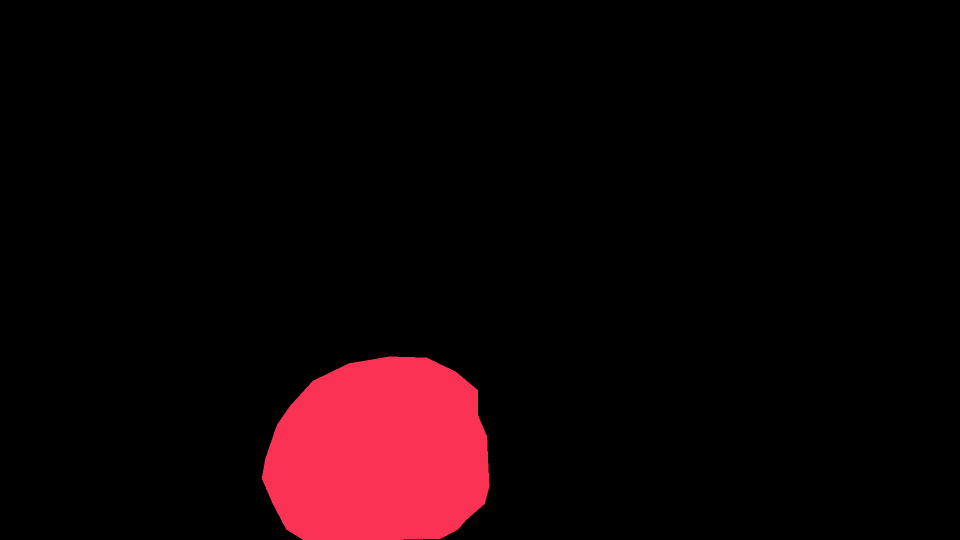
#> input picture jupyter testing/test_y.png, 1920 x 1080 px, given as the content of the folder ../../data, which was not available (shown at 1/2 size)
$ jupyter execute --allow-errors main.ipynb
#> lines starting #> are read from the running program, lines starting #| are printed output that depends on the picture; after the words box and inside, x2 and y2 are one past the last pixel; in counts of white or black regions, pixels touching at a corner belong together; pictures that were not available may be replaced by others from this repository, and a replacement may not be noted
[cell 1]
import matplotlib.pyplot as plt
import pandas as pd
import numpy as np
import os
import cv2 as cv
# Изменять размер картинок до загрузки
from skimage.transform import resize
import skimage.io as io

from sklearn.preprocessing import MinMaxScaler
from sklearn.model_selection import train_test_split
import tensorflow as tf
from tensorflow import keras
from keras.layers import Input, Dense, Flatten, SimpleRNN, LSTM, GRU, Conv2D, MaxPool2D
from keras.models import Sequential, Model

from keras import backend
from keras import metrics
from keras import preprocessing
from keras.callbacks import ModelCheckpoint, EarlyStopping
from sklearn.metrics import mean_squared_error, mean_absolute_error, r2_score

import pickle
from keras.applications.vgg16 import VGG16

[cell 2]
data_dir = os.path.join(os.pardir, os.pardir,'data')

#Resizing images is optional, CNNs are ok with large images
SIZE_X = 256 #Resize images (height  = X, width = Y)
SIZE_Y = 512

x = []
y = []
y_binary = []
shape = (SIZE_X,SIZE_Y)#решейп это кто

for fullpath, dirs, files in os.walk(data_dir):
    if len(dirs) == 0:
        dirname = fullpath.split(os.path.sep)[-1]
        if dirname == 'open_img':
            for file in files:
                image = io.imread(os.path.join(fullpath,file))
                image = resize(image, shape)
                x.append(image)
        else:
            for file in files:
                image = io.imread(os.path.join(fullpath, file))
#> image is the input picture: shape (1080, 1920, 3); mean R, G, B 16.6, 3.3, 5.5
                image = resize(image, shape)
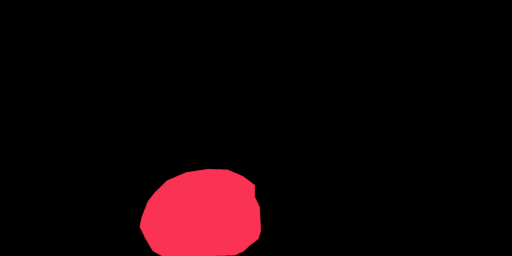
#> image: shape (256, 512, 3) float64; mean R, G, B 0.0652, 0.013, 0.0217
                img_bin = cv.cvtColor(image.astype('float32'), cv.COLOR_RGB2GRAY)
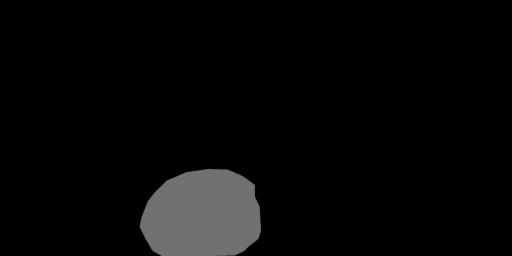
#> img_bin: shape (256, 512) float32; min 0, max 0.445, mean 0.0296
                ret, img_bin = cv.threshold(img_bin,0,255,cv.THRESH_BINARY)
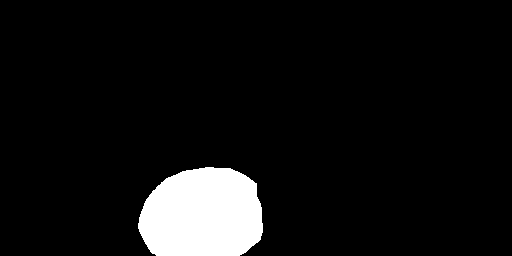
#> img_bin: shape (256, 512) float32; 7.1% white; 1 white region, box (x1, y1, x2, y2) and area: (138, 167, 263, 256) 9299
                y.append(image)
                y_binary.append(img_bin)

x = np.array(x)
y = np.array(y)
plt.imshow(y_binary[0])
y_binary = np.array(y_binary)

#x = x[:100]
#y = y[:100]

[cell 3]
y_binary.shape
#> Out = (1, 256, 512)

[cell 4]
plt.imshow(y_binary[0], cmap='gray')

#> (a cell that did not finish here is left out)

[cell 6]
#Use customary x_train and y_train variables
X_train = x
y_train = y_binary
y_train = np.expand_dims(y_train, axis=3) #May not be necessary.. leftover from previous code


#Load VGG16 model wothout classifier/fully connected layers
#Load imagenet weights that we are going to use as feature generators
#> (the rest of this cell did not finish here and is left out)

#> (a cell that did not finish here is left out)

#> (a cell that did not finish here is left out)

#> (a cell that did not finish here is left out)

#> (a cell that did not finish here is left out)

#> (a cell that did not finish here is left out)

#> (a cell that did not finish here is left out)

#> (a cell that did not finish here is left out)

#> (a cell that did not finish here is left out)

[cell 15]
#Test on a different image
#READ EXTERNAL IMAGE...
test_img = cv.imread(r"test_x.jpg", cv.IMREAD_COLOR)
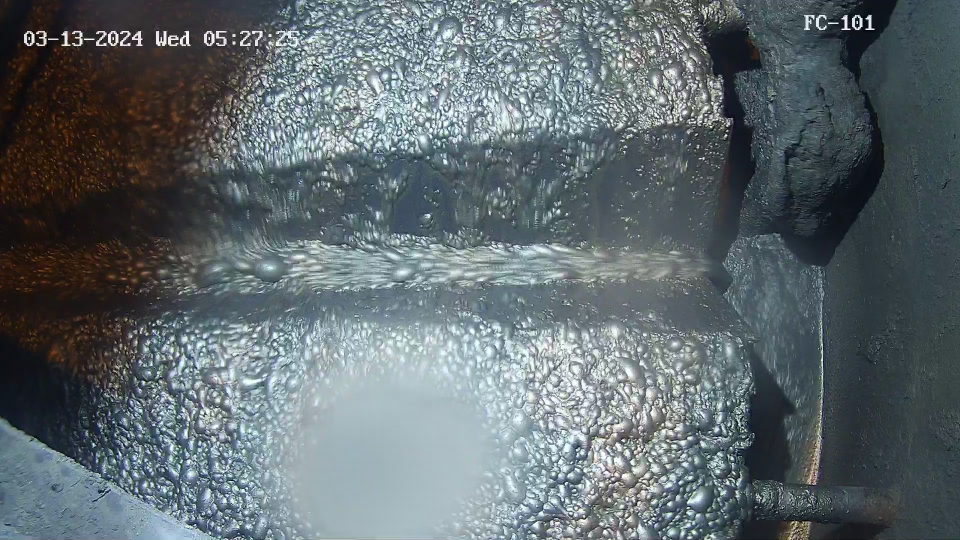
#> input picture jupyter testing/test_x.jpg, 1920 x 1080 px (shown at 1/2 size)
#> test_img is the input picture: shape (1080, 1920, 3); mean B, G, R 110.2, 106, 95.7
test_img = cv.resize(test_img, (SIZE_Y, SIZE_X))
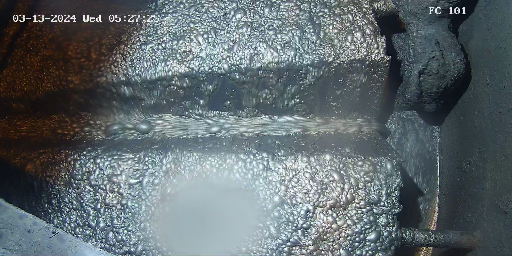
#> test_img: shape (256, 512, 3); mean B, G, R 110.2, 105.9, 95.7
copy = test_img.copy()
#test_img = cv.cvtColor(test_img, cv.COLOR_RGB2BGR)
test_img = np.expand_dims(test_img, axis=0)

#predict_image = np.expand_dims(X_train[8,:,:,:], axis=0)
#> (the rest of this cell did not finish here and is left out)
